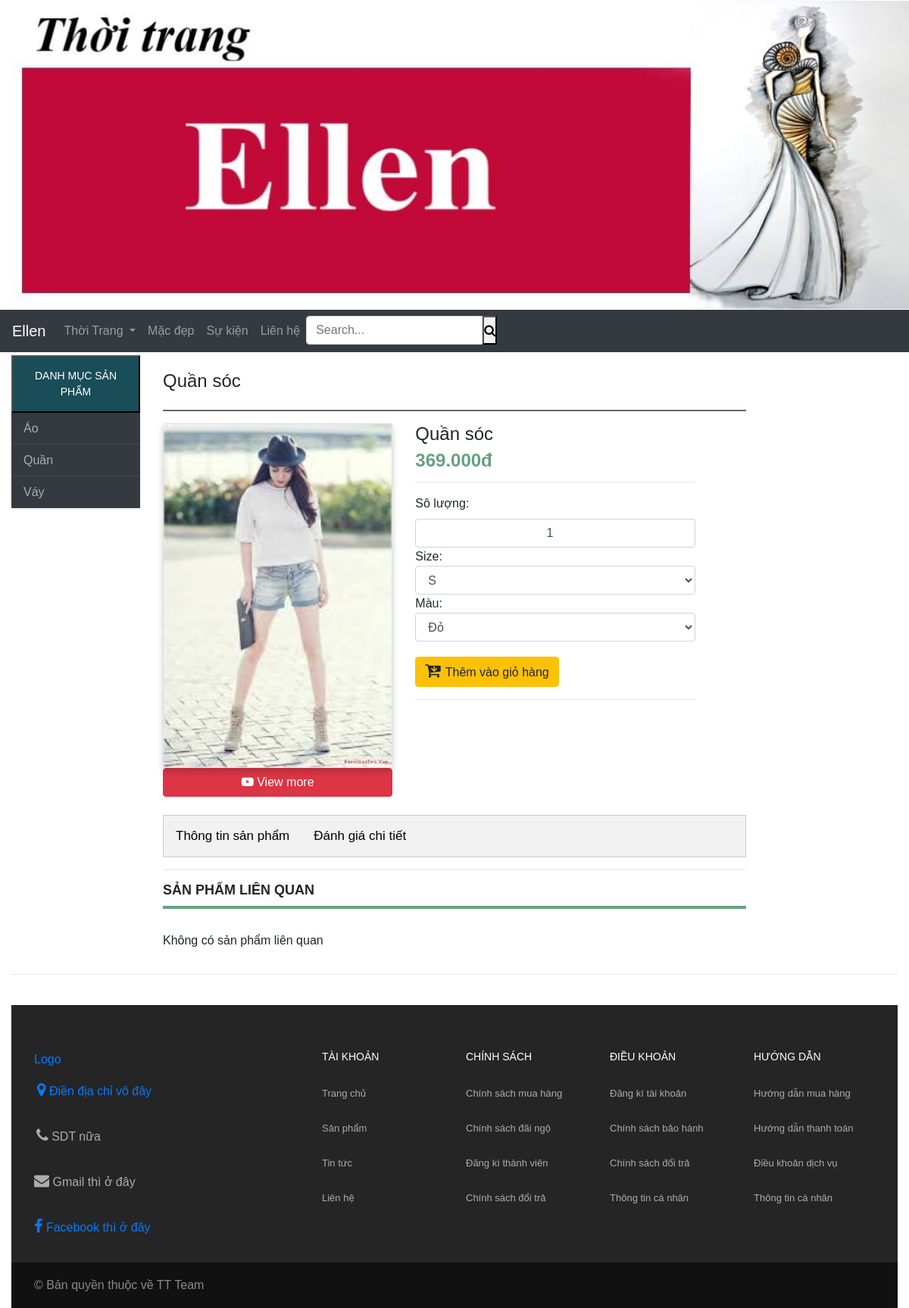
The app's page /chitietsanpham.php?id=2 with its own data.
### tables this page shows
create table danhmuc(
	iddanhmuc int not null auto_increment primary key,
    tendanhmuc nvarchar(40)
);

create table sanpham(
	idsp int not null primary key auto_increment,
    tensanpham nvarchar(40),
    giasp int,
	giamgia int,
    size varchar(2),
    mausac nvarchar(10),
	hinhanh varchar(40),
    video varchar(100),
    iddanhmuc int not null,
    chitiet nvarchar(500),
	ngaynhap date,
    foreign key (iddanhmuc) references danhmuc(iddanhmuc)
);

### chitietsanpham.php (the view, shortened to what this page needs)
<!DOCTYPE html PUBLIC "-//W3C//DTD XHTML 1.0 Transitional//EN" "http://www.w3.org/TR/xhtml1/DTD/xhtml1-transitional.dtd">
<html xmlns="http://www.w3.org/1999/xhtml">
<head>
	<link rel="stylesheet" type="text/css" href="Style/Css.css"></link>
	<link rel="stylesheet" href="https://maxcdn.bootstrapcdn.com/font-awesome/4.7.0/css/font-awesome.min.css"></link>
	<link rel="stylesheet" href="https://maxcdn.bootstrapcdn.com/bootstrap/4.0.0-beta.2/css/bootstrap.min.css"></link>
</head>
<body>
	<?php
	include( "modules/config.php" );
	include( "modules/header.php" );
	include( "modules/menutop.php" );
	?>
	<div class="container-fluid">
		<br>
		<div id="main">
			<div class="row">
				<?php
				include( "modules/menuleft.php" );
				?>
				<?php
				$sql_chitiet_sp = "select * from sanpham where idsp='$_GET[id]'";
				$query1 = $conn->query( $sql_chitiet_sp );
				$chitiet_sp = $query1->fetch_assoc();
				?>
				<div class="col-sm-8 col-md-8 col-lg-8" id="center">
					<div class="row">
						<div class="col-sm-12 col-md-12 col-lg-12">
							<h4>
								<?php echo $chitiet_sp['tensanpham']?>
							</h4>
						</div>
					</div>
					<hr style="border: 1px solid #676666">
					<div class="row">
						<div class="col-sm-5 col-md-5 col-lg-5">
							<div class="card">
								<img src="uploads/<?php echo $chitiet_sp['hinhanh']?>" style="width: 100%; height: 100%;">
							</div>
							<div id="video">
								<button type="button" class="btn btn-danger" data-toggle="modal" data-target="#myModal" style="width: 100%;">
											<i class="fa fa-youtube-play" aria-hidden="true"></i> View
											more
										</button>
							</div>
						</div>
						<div class="col-sm-6 col-md-6 col-lg-6">
							<div class="row">
								<div class="col-sm-12 col-md-12 col-lg-12">
									<h4>
										<?php echo $chitiet_sp['tensanpham']?>
									</h4>
									<?php
									if ( is_null( $chitiet_sp[ 'giamgia' ] ) ) {
										echo "<span class='sale'>" . $chitiet_sp[ 'giasp' ] . ".000đ</span> <span class='price'></span><br>";
									} else {
										echo "<span class='sale'>" . round( $chitiet_sp[ 'giasp' ] * ( $chitiet_sp[ 'giamgia' ] / 100 ) ) . ".000đ</span> <span class='price''>" . $chitiet_sp[ 'giasp' ] . ".000đ</span><br>";
									}
									?>
									<hr>
								</div>
							</div>
							<div class="row">
								<div class="col-sm-12 col-md-12 col-lg-12">
									<form>
										<label>Sô lượng:</label> <input class="form-control" type="number" value="1" max="69" min="0" id="number" name="number" style="text-align: center;"></input>
										<lable>Size:</lable>
										<select class="form-control">
											<option>S</option>
										</select>
										<lable>Màu:</lable>
										<select class="form-control">
											<option>Đỏ</option>
										</select>
										<button class="btn btn-warning" type="submit" style="margin-top: 20px;">
													<i class="fa fa-cart-arrow-down" aria-hidden="true"
														style="font-size: 22px; margin-right: 6px;"></i>Thêm vào
													giỏ hàng
												</button>
									</form>
								</div>
							</div>
							<hr>
						</div>
					</div>
					<br>
					<div class="tab">
						<button class="tablinks" onclick="openCity(event, 'London')">Thông
										tin sản phẩm</button>
						<button class="tablinks" onclick="openCity(event, 'Tokyo')">Đánh
										giá chi tiết</button>
					</div>
					<hr>
					<div class="row sanpham">
						<div class="col-sm-12 col-md-12 col-lg-12">
							<div id="heading">
								<h2 id="title-head">
									<a href="#">Sản phẩm liên quan</a>
								</h2>
							</div>
							<div class="row">
								<?php
								$sql_sp_lienquan = "SELECT * FROM sanpham WHERE iddanhmuc =" . $chitiet_sp[ 'iddanhmuc' ] . " and idsp <> " . $chitiet_sp[ 'idsp' ] . " ORDER BY RAND() LIMIT 3";
								$query2 = $conn->query( $sql_sp_lienquan );
								?>
								<?php
									if ($query2->num_rows > 0) {
											while($dong_sanpham = $query2->fetch_assoc()) {
								?>
								<div class="column">
									<div class="card">
										<a href="chitietsanpham.php?id=<?php echo $dong_sanpham[ 'idsp' ]?>">
											<img  src="uploads/<?php echo $dong_sanpham['hinhanh'] ?>"  style="width:100%;"></img>
										</a>
										<div class="container">
											<h6 style="text-align: center;margin-top: 5px;">
											<a href="chitietsanpham.php?id=<?php echo $dong_sanpham[ 'idsp' ]?>"
										style="color: #252525;text-decoration: none;"><?php echo $dong_sanpham["tensanpham"]?></a></h6>
											<?php
											if ( is_null( $dong_sanpham[ 'giamgia' ] ) ) {
												echo "<h6 id='price'></h6>";
												echo "<h6 id='sale'>" . $dong_sanpham[ 'giasp' ] . ".000đ</h6>";
											} else {
												echo "<h6 id='price'>" . $dong_sanpham[ 'giasp' ] . ".000đ</h6>";
												echo "<h6 id='sale'>" . round( $dong_sanpham[ 'giasp' ] * ( $dong_sanpham[ 'giamgia' ] / 100 ) ) . ".000đ</h6>";
											}
											?>
											<p>
												<a href="chitietsanpham.php?id=<?php echo $dong_sanpham[ 'idsp' ]?>"><button class="button" type="submit">Mua</button></a>
											</p>
										</div>
									</div>
								</div>
								<?php
								}
							?>
							</div>
							<?php
								echo '<div class="row">
								<div class="col-sm-12 col-md-12 col-lg-12">
									<div class="pagination">
										<a href="#">Xem thêm>></a>
									</div>
								</div>
							</div>'		;
									}
								else{
									echo '<div class="contain">
										<div class="col-sm-12 col-md-12 col-lg-12">
										<p>Không có sản phẩm liên quan</p>
										</div>
									</div>';
								}
						?>
						</div>
					</div>
				</div>
			</div>
		</div>
	</div>
	<hr>
	<br>
	<?php
	include( "modules/footer.php" );
	?>
</body>
</html>

### modules/menuleft.php
<?php
	$sql_loaisp ="Select * from danhmuc";
	$query = mysqli_query($conn,$sql_loaisp) or die(mysqli_error());;
?>
<div class="col-md-2 col-lg-2" id="left">
	<div class="row">
		<div class="col-md-12 col-lg-12" id="menuleft">
			<button class="dropbtn">DANH MỤC SẢN PHẨM</button>
			<ul>
				<?php
					while($dong_sp = mysqli_fetch_array($query)){
				?>
				<li><a href="index.php?xem=chitietloaisp&id=<?php echo $dong_sp["iddanhmuc"]?>"><?php echo $dong_sp["tendanhmuc"]?></a>
				</li>
				<?php
				}
				?>
			</ul>
		</div>
	</div>
</div>

### Style/Css.css (style rules this page uses)
* { margin: 0; padding: 0; font-family: Arial; box-sizing: border-box; }
#left #menuleft { margin-top: -20px; }
#left .dropbtn { background-color: #194d58; color: white; padding: 15px; font-size: 14px; width: 100%; }
#left #menuleft ul { background-color: #343a40; width: auto; padding: 0; list-style-type: none; }
#left #menuleft ul li { width: auto; height: auto; line-height:41px; border-bottom: 1px solid #464646; padding: 0 1em; position: relative; }
#left #menuleft ul li a { text-decoration: none; color: #acacac; display: block; }
#center #heading { position: relative; font-size: 18px; font-weight: 700; line-height: 20px; color: #363636; margin-bottom: 30px; }
#center #heading:after { content: ''; position: absolute; border: 2px solid #66a182; width: 100%; left: 0; bottom: 0; }
#center #heading #title-head { top: 0; left: 0; display: inline-block; margin: 0; padding: 0 0 15px; line-height: 20px; text-transform: uppercase; }
#center #heading #title-head a { font-size: 18px; font-weight: 700; line-height: 20px; color: #252525; text-transform: uppercase; text-decoration: none; }
html { box-sizing: border-box; }
*, *:before, *:after { box-sizing: inherit; }
#center .card { box-shadow: 0 4px 8px 0 rgba(0, 0, 0, 0.2); }
#center .container::after, .row::after { content: ""; clear: both; display: table; }
#center .sale { color: #66a182; font-size: 24px; font-weight: 700; line-height: 24px; margin-right: 20px; height: 19px; }
.tab { overflow: hidden; border: 1px solid #ccc; background-color: #f1f1f1; }
.tab button { background-color: inherit; float: left; border: none; outline: none; cursor: pointer; padding: 14px 16px; transition: 0.3s; font-size: 17px; }

### records on screen
danhmuc: tendanhmuc "Áo"
danhmuc: tendanhmuc "Quần"
danhmuc: tendanhmuc "Váy"
sanpham: tensanpham "Quần sóc", hinhanh (picture), giasp "369"
